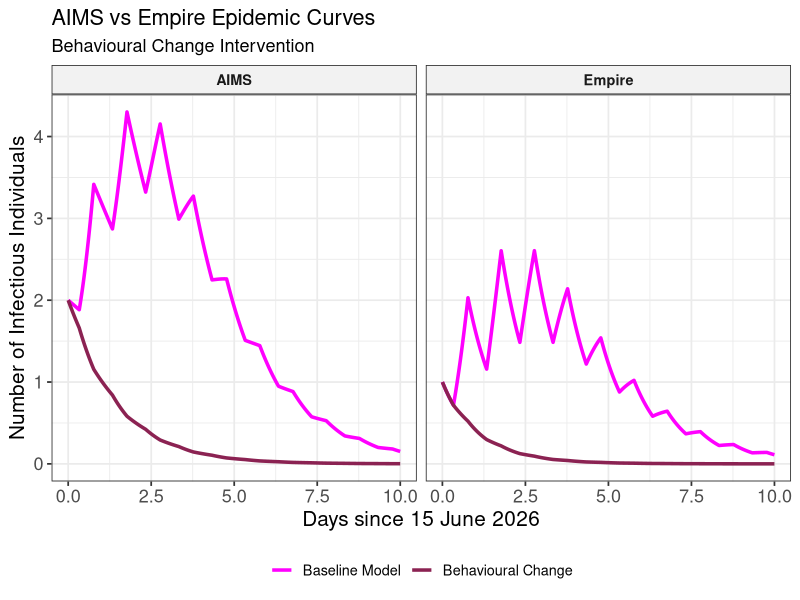

Source code (R):
# Date    : 24 July 2026
# Authors : Vix Pretorius, edited from Deterministic ODE code code
# Purpose : Deterministic Interactive SIR model — two sub-populations (AIMS & Empire)
#           with time-varying (daytime / nighttime) betas, modelling intervention of a behavioural change on the infectious curve

# ---------------------------------------------------------------------------
# Model Description
# ---------------------------------------------------------------------------
# Two sub-populations sharing AIMS during the day:
#   Population A — residents of AIMS     (N_A = 25)
#   Population E — residents of Empire   (N_E = 17)
#
# Compartments: SA, SE, IA, IE, RA, RE
#
# Force of infection mirrors the ODE exactly:
#   DAYTIME   (day_fraction in [0.3328, 0.77071]):
#     inf_mix  = betaMix  * (IA + IE) / N0   <- shared AIMS mixing
#     inf_NA   = 0                             <- no AIMS-only night contact
#     inf_NE   = 0                             <- no Empire-only night contact
#
#   NIGHTTIME (all other hours):
#     inf_mix  = 0
#     inf_NA   = betaNightA * IA / N_A        <- AIMS residents only
#     inf_NE   = betaNightE * IE / N_E        <- Empire residents only
#
# Transitions and rates (exactly matching ODE derivatives):
#   Event               Change                  Rate
#   Infect SA (day)     SA -> IA                (inf_mix) * SA
#   Infect SA (night)   SA -> IA                (inf_NA)  * SA
#   Infect SE (day)     SE -> IE                (inf_mix) * SE
#   Infect SE (night)   SE -> IE                (inf_NE)  * SE
#   Recover IA          IA -> RA                gammaA * IA
#   Recover IE          IE -> RE                gammaE * IE

library(deSolve)
library(ggplot2)
library(ellipse)
library(tidyr)
library(chron)

data <- read.csv("MMF-Final+Locations+Doctors.csv", stringsAsFactors = FALSE)


data$Date     <- as.Date(data$Date, format = "%d/%m/%Y")
data$DateTime <- as.POSIXct(paste(data$Date, data$Time),
                            format = "%Y-%m-%d %H:%M:%S")
data$Day      <- as.numeric(data$Date - min(data$Date))

# Location == 1 → IE (Empire), Location == 0 → IA (AIMS)
data$Status <- ifelse(data$Location == 1, "IE", "IA")

betaMixpost <- 3.1
betaNightEpost <- 0
betaNightApost <-0.9

index_cases <- data[data$Infected.by == "Started", ]
I0_IE <- sum(data$Location == 1 & data$Infected.by == "Started") 
I0_IA <- sum(data$Location == 0 & data$Infected.by == "Started")
#I0_IA <- sum(as.integer(index_case$Location == 0))
N0  <- 42
N_A <- 25 
N_E <- 17
S0_E <- N_E - I0_IE
S0_A <- N_A - I0_IA

pop.ssiirr <- c(
  SE  = S0_E,
  SA = S0_A,
  IA = I0_IA,
  IE = I0_IE,
  RA  = 0,
  RE = 0
)

cat("\nInitial conditions:\n")
print(pop.ssiirr)

# Update your values vector to include all constants needed by the function
values <- c(
  gammaA          = 1,
  gammaE          = 1,
  N0              = 42,
  N_A             = 25,
  N_E             = 17,
  betaMixpost    = betaMixpost,
  betaNightApost = betaNightApost,
  betaNightEpost = betaNightEpost
)

ssiirr_new <- function(t, y, parms) {
  with(as.list(c(y, parms)), {
    
    # Time-of-day logic
    day_fraction <- t %% 1
    is_daytime   <- (day_fraction >= 0.3328) & (day_fraction <= 0.77071)
    
    p_day   <- 0.85
    p_night <- 0.30
    
    # Calculate transmission reduction factors based on the joint probabilities
    factor_day   <- 0.03*p_day^2   + 0.21*p_day*(1-p_day)     + (1-p_day)^2
    factor_night <- 0.03*p_night^2 + 0.21*p_night*(1-p_night) + (1-p_night)^2
   
    # Apply factors to your transmission coefficients
    beta_M  <- ifelse(is_daytime, betaMixpost * factor_day, 0)
    beta_NA <- ifelse(is_daytime, 0, betaNightApost * factor_night)
    beta_NE <- ifelse(is_daytime, 0, betaNightEpost * factor_night)
    # Force of infection (per house)
    inf_mix <- beta_M * (IA + IE) / N0
    inf_NA   <- beta_NA * IA / N_A
    inf_NE   <- beta_NE * IE / N_E
    
    # Derivatives
    dSAdt <- -(inf_mix + inf_NA) * SA
    dSEdt <- -(inf_mix + inf_NE) * SE
    
    dIAdt <- (inf_mix + inf_NA) * SA - gammaA * IA
    dIEdt <- (inf_mix + inf_NE) * SE - gammaE * IE
    
    dRAdt <- gammaA * IA 
    dREdt <- gammaE * IE 
    
    # CRITICAL FIX: The order here now perfectly matches pop.ssiirr
    # SE, SA, IA, IE, RA, RE
    return(list(c(dSEdt, dSAdt, dIAdt, dIEdt, dRAdt, dREdt)))
  })
}

# 3. Run the model
time.out <- seq(0, 10, by = 0.02083)

ts.ssiirr_new <- data.frame(lsoda(
  y     = pop.ssiirr,
  times = time.out,
  func  = ssiirr_new,
  parms = values
))

ssiirr_base <- function(t, y, parms) {
  with(as.list(c(y, parms)), {
    
    # Time-of-day logic
    day_fraction <- t %% 1
    is_daytime   <- (day_fraction >= 0.3328) & (day_fraction <= 0.77071)
    
    # Dynamic betas
    beta_M  <- ifelse(is_daytime, betaMixpost, 0)
    beta_NA <- ifelse(is_daytime, 0, betaNightApost)
    beta_NE <- ifelse(is_daytime, 0, betaNightEpost)
    
    # Force of infection (per house)
    inf_mix <- beta_M * (IA + IE) / N0
    inf_NA   <- beta_NA * IA / N_A
    inf_NE   <- beta_NE * IE / N_E
    
    # Derivatives
    dSAdt <- -(inf_mix + inf_NA) * SA
    dSEdt <- -(inf_mix + inf_NE) * SE
    
    dIAdt <- (inf_mix + inf_NA) * SA - gammaA * IA
    dIEdt <- (inf_mix + inf_NE) * SE - gammaE * IE
    
    dRAdt <- gammaA * IA 
    dREdt <- gammaE * IE 
    
    return(list(c(dSEdt, dSAdt, dIAdt, dIEdt, dRAdt, dREdt)))
  })
}

# 3. Run the model
time.out <- seq(0, 10, by = 0.02083)

ts.ssiirr_base <- data.frame(lsoda(
  y     = pop.ssiirr,
  times = time.out,
  func  = ssiirr_base,
  parms = values
))




# ==============================================================================
# Side-by-Side Model Comparison: IA and IE trajectories (Color-Coded by Model)
# ==============================================================================

# Add scenario identifiers to each model output
ts.ssiirr_base$Scenario <- "Baseline Model"
ts.ssiirr_new$Scenario  <- "Behavioural Change"

# Combine the datasets
ts_combined <- rbind(ts.ssiirr_base, ts.ssiirr_new)

# Pivot long selecting only IA and IE compartments
ts_infectious_long <- pivot_longer(
  ts_combined,
  cols      = c("IA", "IE"),
  names_to  = "Compartment",
  values_to = "Count"
)

# Create clean display labels for the side-by-side facet panels
facet_labels <- c(
  IA = "AIMS",
  IE = "Empire"
)

# Color mapping: Base model is magenta, New model is black
model_colours <- c(
  "Baseline Model"     = "magenta", 
  "Behavioural Change" = "violetred4"
)

plotInter <- ggplot(ts_infectious_long, aes(x = time, y = Count, colour = Scenario)) +
  geom_line(linewidth = 1.2, linetype = "solid") + # Forces all lines to be solid
  # Facet side-by-side by compartment (IA next to IE)
  facet_wrap(~ Compartment, labeller = as_labeller(facet_labels)) +
  scale_colour_manual(values = model_colours) +
  xlab("Days since 15 June 2026") +
  ylab("Number of Infectious Individuals") +
  ggtitle("AIMS vs Empire Epidemic Curves",
          subtitle = "Behavioural Change Intervention") +
  theme_bw(base_size = 13) +
  theme(
    legend.position = "bottom",
    legend.title    = element_blank(),
    strip.background = element_rect(fill = "grey95"),
    strip.text       = element_text(face = "bold"),
    axis.title = element_text(size = 15), 
    axis.text = element_text(size = 13))
ggsave("Intervention Plot - Behavioural Change.png", plotInter, width = 8, height = 6, dpi = 300)
